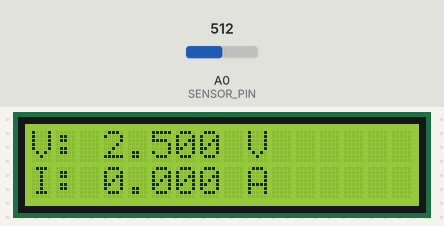
Recording of a sketch running on a simulated Arduino Uno, built with avr-gcc and run on an emulated ATmega328P. On the bench: 16×2 character LCD. The test bench sets the inputs (shaded band); at power-on: A0 (SENSOR_PIN) = 512. What the sketch prints to the serial monitor is not drawn.

Above: at 3.3 s.
3.4 s: A0 (SENSOR_PIN) set to 716
At 4.5 s:
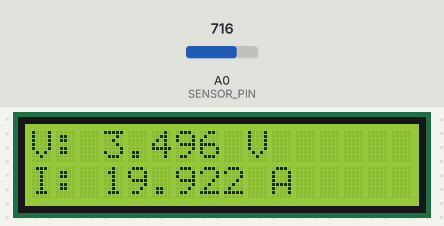
5.3 s: A0 (SENSOR_PIN) set to 900
At 6.5 s:
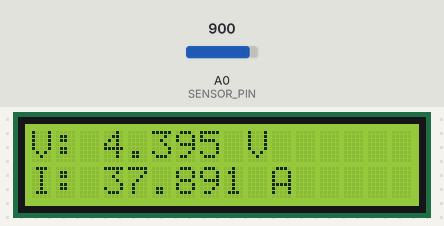
6.9 s: A0 (SENSOR_PIN) set to 1023
At 7.4 s:
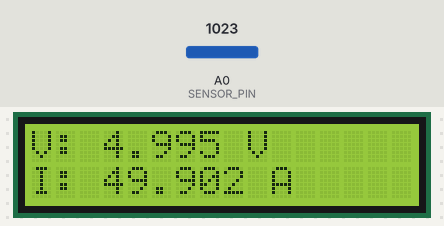
Timing chart, 0 to 9.9 s (numbered marks = the images above; inputs shaded):
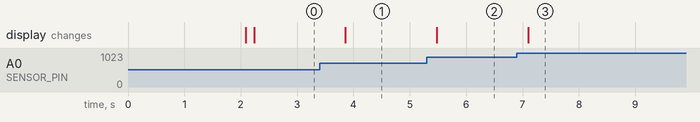

Measured:
- after the input at 3.4 s, the display: changes after 0.46 s (image 1)
- after the input at 5.3 s, the display: changes after 0.18 s (image 2)
- after the input at 6.9 s, the display: changes after 0.20 s (image 3)

The sketch:

ammeter.ino
```cpp
// (licence header left out)
#include <Wire.h>
#include <LiquidCrystal_I2C.h>

// ---- Pin Definitions ----
#define SENSOR_PIN A0

// ---- Calibration Values (UPDATE THESE WITH YOUR READINGS) ----
#define V_OFFSET    2.5    // Voltage at 0A (baseline) - measure and update
#define SENSITIVITY 0.05    // Volts per Ampere (V/A) - calculate from readings and update

// ---- ADC Configuration ----
#define ADC_RESOLUTION 1024.0
#define V_REF          5.0      // Arduino reference voltage
#define NUM_SAMPLES    50       // Number of samples for averaging

// ---- LCD Setup (I2C address 0x27, 16 columns, 2 rows) ----
LiquidCrystal_I2C lcd(0x27, 16, 2);

void setup() {
  Serial.begin(9600);

  // Initialize LCD
  lcd.init();
  lcd.backlight();
  lcd.setCursor(0, 0);
  lcd.print("DC Ammeter");
  lcd.setCursor(0, 1);
  lcd.print("Initializing...");
  delay(2000);
  lcd.clear();

  // Set ADC reference
  analogReference(DEFAULT); // 5V reference

  Serial.println("================================");
  Serial.println(" DC Ammeter - Hall Effect Sensor");
  Serial.println("================================");
  Serial.println();
  Serial.println("ADC\tVoltage(V)\tCurrent(A)");
  Serial.println("---\t----------\t----------");
}

void loop() {
  // Read sensor with averaging for stable readings
  long adcSum = 0;
  for (int i = 0; i < NUM_SAMPLES; i++) {
    adcSum += analogRead(SENSOR_PIN);
    delayMicroseconds(100);
  }
  float adcAverage = (float)adcSum / NUM_SAMPLES;

  // Convert ADC value to voltage
  float voltage = (adcAverage / ADC_RESOLUTION) * V_REF;

  // Convert voltage to current using calibration
  float current = 0.0;
  if (SENSITIVITY != 0.0) {
    current = (voltage - V_OFFSET) / SENSITIVITY;
  }

  // Prevent negative current display (noise at zero)
  if (current < 0.01) {
    current = 0.0;
  }

  // Print to Serial Monitor
  Serial.print((int)adcAverage);
  Serial.print("\t");
  Serial.print(voltage, 3);
  Serial.print("\t\t");
  Serial.print(current, 3);
  Serial.println(" A");

  // Display on LCD
  lcd.setCursor(0, 0);
  lcd.print("V: ");
  lcd.print(voltage, 3);
  lcd.print(" V    ");

  lcd.setCursor(0, 1);
  lcd.print("I: ");
  lcd.print(current, 3);
  lcd.print(" A    ");

  delay(500); // Update every 500ms
}
```
